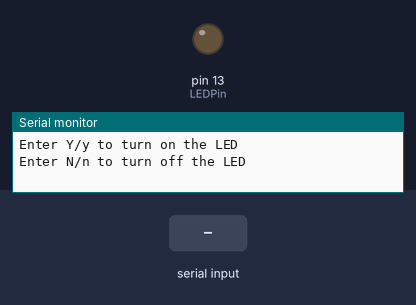
A sketch run on a simulated Arduino Uno, built with avr-gcc and run on an emulated ATmega328P. Parts: output pins drawn as LEDs (lit = HIGH), the last lines printed to the serial monitor. Inputs (shaded band) come from the test bench.

Above: at 1.2 s.
1.3 s: "y" received over Serial
At 2.3 s:
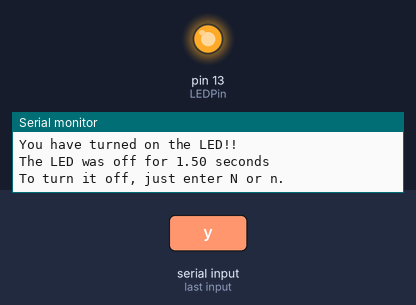
4.5 s: "n" received over Serial
At 5.8 s:
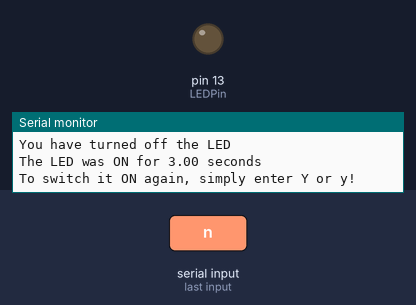
Timing chart, 0 to 7.5 s (numbered marks = the images above; inputs shaded):
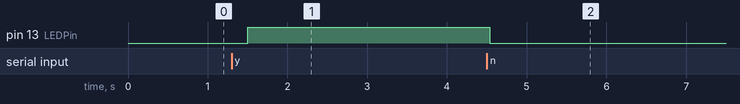

The sketch:

led-state-toggler.ino
```cpp
/*
   LED state toggler via serial monitor for Arduino Uno

   This sketch takes command from the serial monitor
   and toggles the state of an LED connected to the digital pin 13.
   If the LED is already in the correct state, a humorous message
   is printed in the output. Else, the state of the LED is toggled and
   it prints the time elapsed in the previous state via serial monitor.

  Component: LED as output in the digital pin 13
  Created: 19 February, 2016
  By Gus
  Modified: 17 june, 2018
  By Muhammad Arifur Rahman

  https://arduinomylifeup.com/arduino-serial-monitor
*/


int LEDPin = LED_BUILTIN;
int count = 0;
bool LEDstat=0;

void setup() {
	pinMode(LEDPin, OUTPUT); 	//Set led pin to output
	Serial.begin(9600); //Set serial to the 9600 band
	while(!Serial)
	continue;
	Serial.println("Enter Y/y to turn on the LED");
   	Serial.println("Enter N/n to turn off the LED");
}

void loop(){

	if (Serial.available())
	{
		char ch = Serial.read();
		if (ch == 'y' ||	ch == 'Y') //check the command
		{
          if(!LEDstat){ //check if the LED is already turned ON
			digitalWrite(LEDPin, HIGH);
			Serial.println("You have turned on the LED!!");
			Serial.print("The LED was off for ");
			Serial.print((double)count/2); //print elapsed time
			Serial.println(" seconds");
          count=0; LEDstat=!LEDstat; //reset the timer and toggle the LED state
           }
          else{            //if the LED is already off, print a funny message
          Serial.print("Don't you see? Its already ON for ");
          Serial.print((double)count/2);
          Serial.println(" seconds!");
          }
			Serial.println("To turn it off, just enter N or n.");
          Serial.println("");
		}

		else if (ch == 'n' ||	ch == 'N')
		{
          if(LEDstat){
			digitalWrite(LEDPin, LOW);
			Serial.println("You have turned off the LED");
			Serial.print("The LED was ON for ");
			Serial.print((double)count/2);
			Serial.println(" seconds");
          count=0; LEDstat=!LEDstat;
          }
          else
          {Serial.print("Are you kidding? Its turned off for ");
          Serial.print((double)count/2);
          Serial.println(" seconds!");
          }
			Serial.println("To switch it ON again, simply enter Y or y!");
			Serial.println("");
		}
      else if(ch!=10 && ch!=13){ //suppress garbage values from serial receive buffer
      Serial.println("Stop writing gibberish and enter valid command please.");
      Serial.println("");
      }
	}

	delay(500); //pause for 0.5s
	count++;
}
```

Measured:
- after the input at 1.3 s, pin 13 (LEDPin): LOW → HIGH after 0.20 s
- after the input at 4.5 s, pin 13 (LEDPin): HIGH → LOW at once
